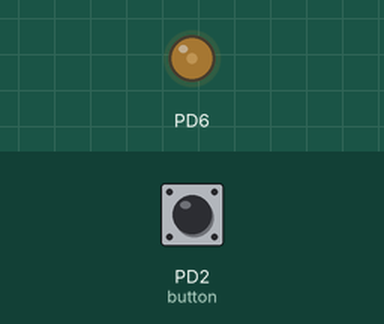
Bench run of a program on a simulated ATmega328P, built with avr-gcc and emulated at 16 MHz. Parts: output pins drawn as LEDs (lit = HIGH). The inputs (shaded band) are chosen by the test bench; at power-on: PD2 (button) HIGH.

Above: at 1.2 s.
1.3 s: PD2 (button) pulled LOW for 0.15 s
At 2.5 s:
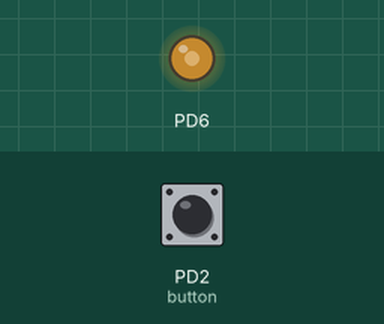
2.9 s: PD2 (button) pulled LOW for 1 s
At 3.8 s:
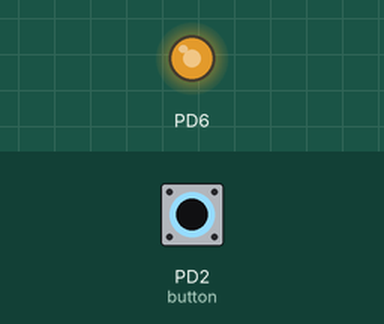
5.4 s: PD2 (button) pulled LOW for 0.15 s
At 6.6 s:
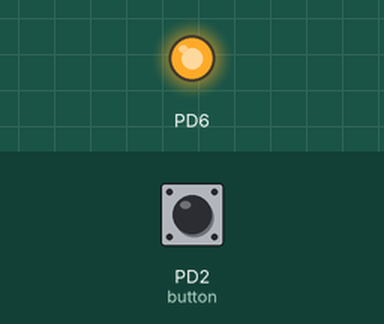
7.0 s: PD2 (button) pulled LOW for 3.2 s
At 8.1 s:
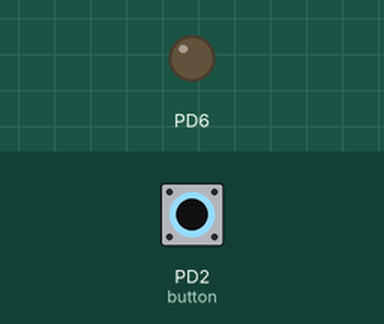
Timing chart, 0 to 10.0 s (numbered marks = the images above; inputs shaded):
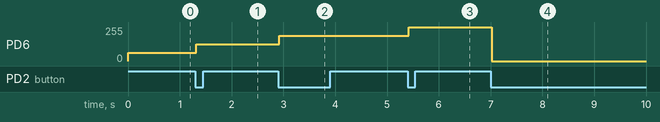

The program:

main.c
```c
/*
 * LED_brightnes_control.c
 *
 * Created: 28-06-2026 19:14:09
 * Author : User
 */

#define F_CPU 16000000UL
#include <avr/io.h>
#include <util/delay.h>

void Init_FastPWM()
{

	TCCR0A |= (1<< WGM01) | (1<< WGM00);   // Set Fast PWM mode (WGM01 = 1, WGM00 = 1)

	TCCR0A |= (1<< COM0A1);   // Set non-inverting output on OC0A(PD6): COM0A 1:0= 10
	TCCR0A &= ~(1<< COM0A0);

	// Set duty cycle 25%
	// compare value = duty cycle*(top)/ 100

	OCR0A = 63;

	TCCR0B &= ~(1<< CS02);   // Set prescaler 64: CS0 2:0= 011
	TCCR0B |= (1<< CS01)|(1<< CS00);
}

// Use an array to store compare values
// Duty cycles : 25%, 50%, 75%, 100%, OFF
uint8_t pwm_level[]= {63, 127, 191, 255, 0}, i=0;

// Update duty cycle when button press occurs
// Continue same pattern after full cycle
void Update_brightness()
{
	i++;

	if(i>=5)
	{
		i =0;
	}
	OCR0A = pwm_level[i];
}
void Init_pins()
{

	DDRD |= (1<< DDD6);     // Set PD6 as output pin for PWM

	DDRD &= ~(1<< DDD2);    // Set PD2 as input for push button and enable pull-up resistor
	PORTD |= (1<< PORTD2);
}


int main(void)
{
	Init_FastPWM();

	Init_pins();

	uint8_t prev_state=1, current_state;    // Variables for edge detection

	while (1)
	{

		current_state = (PIND >>2)&1;           // Read button state on PD2 (0 = pressed due to pull-up)

		if(prev_state==1 && current_state==0)   // If Edge detected
		{

			_delay_ms(20);           // wait for bounce to settle

			if(!(PIND&(1<<PIND2)))   // re-check button state
			{
				Update_brightness();
			}

		}

		prev_state= current_state;  // Reset state
	}
}
```

Measured:
- after the input at 1.3 s, PD6: 63/255 → 127/255 at once
- after the input at 2.9 s, PD6: 127/255 → 191/255 at once
- after the input at 5.4 s, PD6: 191/255 → 255/255 at once
- after the input at 7.0 s, PD6: 255/255 → 0/255 at once
